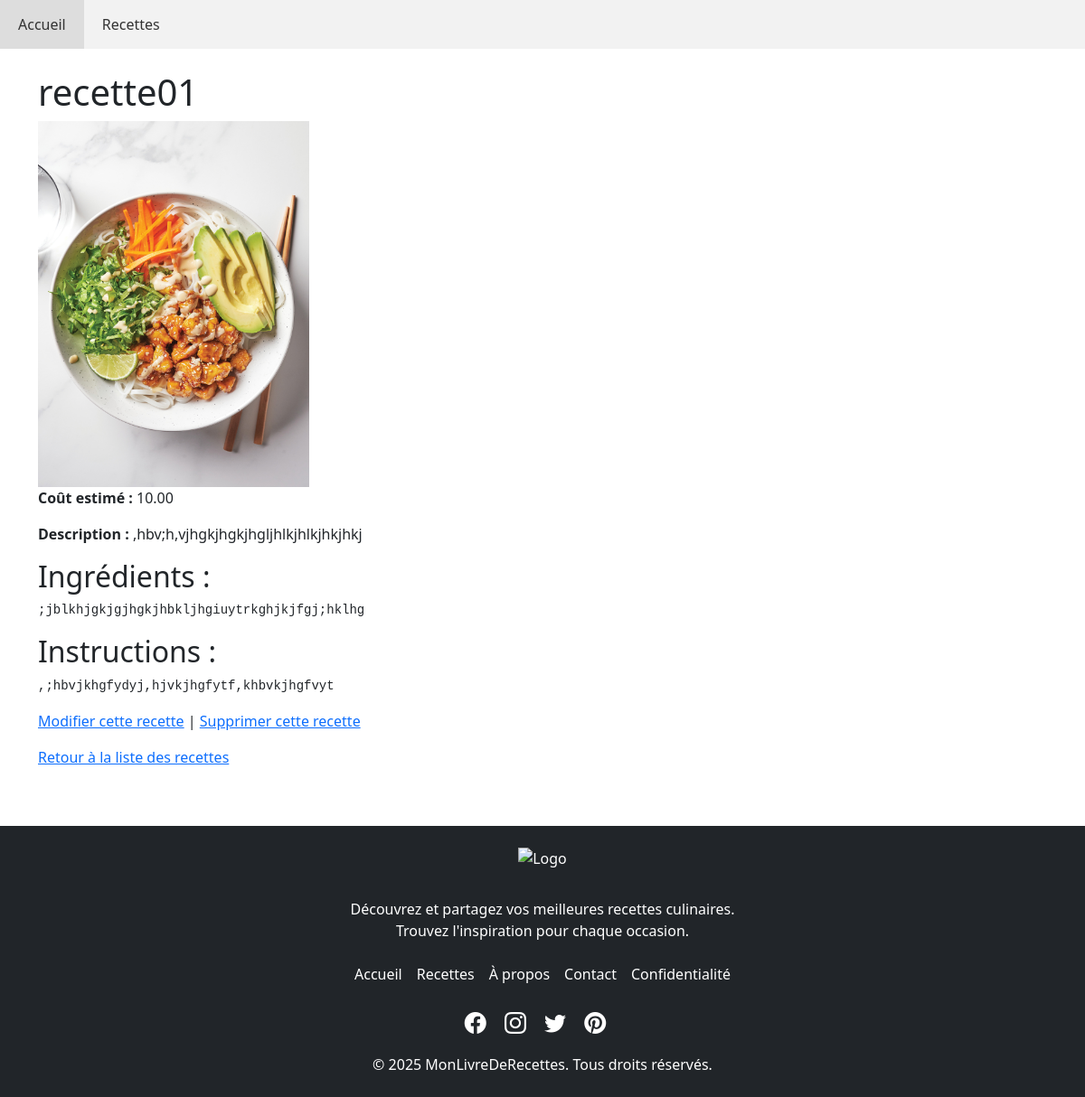
Page /recipes/1/ on the committed database.
### recipes/models.py (models this page shows, shortened)
class Recette(models.Model):
    nom = models.CharField(max_length=200)
    description_courte = models.TextField(blank=True)
    ingredients = models.TextField()
    instructions = models.TextField()
    cout_estime = models.DecimalField(max_digits=6, decimal_places=2)
    image = models.ImageField(upload_to='recettes/', blank=True, null=True)

### recipes/views.py (the view)
# urls.py: path('<int:pk>/', views.RecetteDetailView.as_view(), name='recette_detail'),
class RecetteDetailView(DetailView):
    model = Recette
    template_name = 'recipes/recette_detail.html'

### recipes/templates/recipes/recette_detail.html (shortened to what this page needs)
{% extends 'base.html' %}
{% block content %}
    <h1>{{ object.nom }}</h1>
    {% if object.image %}
        <img src="{{ object.image.url }}" alt="{{ object.nom }}" style="max-width: 300px; height: auto;">
    {% endif %}
    <p><strong>Coût estimé :</strong> {{ object.cout_estime }}</p>
    <p><strong>Description :</strong> {{ object.description_courte }}</p>
    <h2>Ingrédients :</h2>
    <pre>{{ object.ingredients }}</pre>
    <h2>Instructions :</h2>
    <pre>{{ object.instructions }}</pre>
    <p>
        <a href="{% url 'recette_update' pk=object.pk %}">Modifier cette recette</a> |
        <a href="{% url 'recette_delete' pk=object.pk %}">Supprimer cette recette</a>
    </p>
    <p><a href="{% url 'recette_list' %}">Retour à la liste des recettes</a></p>
{% endblock %}

### static/css/style.css (style rules this page uses)
html, body { height: 100%; }
body { display: flex; flex-direction: column; }

### rows in the picture
Recette: nom "recette01", image (picture), cout_estime "10.00", description_courte ",hbv;h,vjhgkjhgkjhgljhlkjhlkjhkjhkj", ingredients ";jblkhjgkjgjhgkjhbkljhgiuytrkghjkjfgj;hklhg", instructions ",;hbvjkhgfydyj,hjvkjhgfytf,khbvkjhgfvyt"
